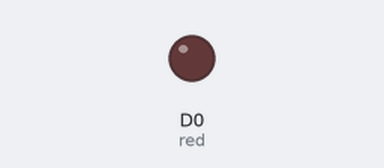
This sketch was run on a simulated ESP8266 (NodeMCU). Shown: output pins drawn as LEDs (lit = HIGH).

Above: at 0.15 s.
Timing chart, 0 to 1.6 s (numbered marks = the images above):
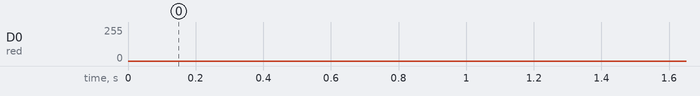

The sketch:

PWM.ino
```cpp
const int red = D0;

void setup() {
  pinMode(red, OUTPUT);  // Initialize the LED_BUILTIN pin as an output
}

void loop() {
  for(int i=0;i<=1023;i++){
    analogWrite(red,i);
    delay(1);
  }
  for(int i=1023;i>=0;i--){
    analogWrite(red,i);
    delay(1);
  }
}
```
